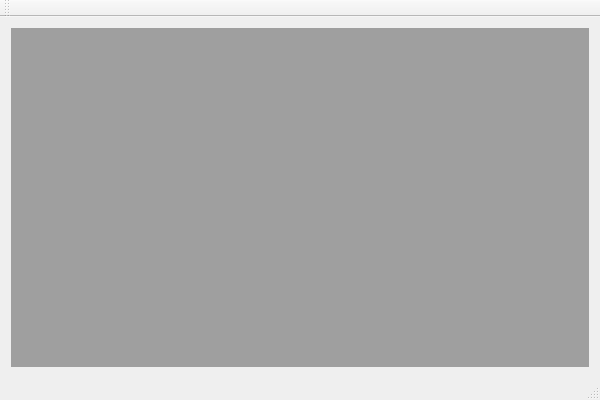
<?xml version="1.0" encoding="UTF-8"?>
<ui version="4.0">
 <class>MainWindow</class>
 <widget class="QMainWindow" name="MainWindow">
  <property name="geometry">
   <rect>
    <x>0</x>
    <y>0</y>
    <width>600</width>
    <height>400</height>
   </rect>
  </property>
  <property name="windowTitle">
   <string>MainWindow</string>
  </property>
  <widget class="QWidget" name="centralWidget">
   <layout class="QGridLayout" name="gridLayout">
    <item row="0" column="0">
     <widget class="QMdiArea" name="mdiArea"/>
    </item>
   </layout>
  </widget>
  <widget class="QMenuBar" name="menuBar">
   <property name="geometry">
    <rect>
     <x>0</x>
     <y>0</y>
     <width>600</width>
     <height>23</height>
    </rect>
   </property>
  </widget>
  <widget class="QToolBar" name="mainToolBar">
   <attribute name="toolBarArea">
    <enum>TopToolBarArea</enum>
   </attribute>
   <attribute name="toolBarBreak">
    <bool>false</bool>
   </attribute>
  </widget>
  <widget class="QStatusBar" name="statusBar"/>
 </widget>
 <layoutdefault spacing="6" margin="11"/>
 <resources/>
 <connections/>
</ui>
